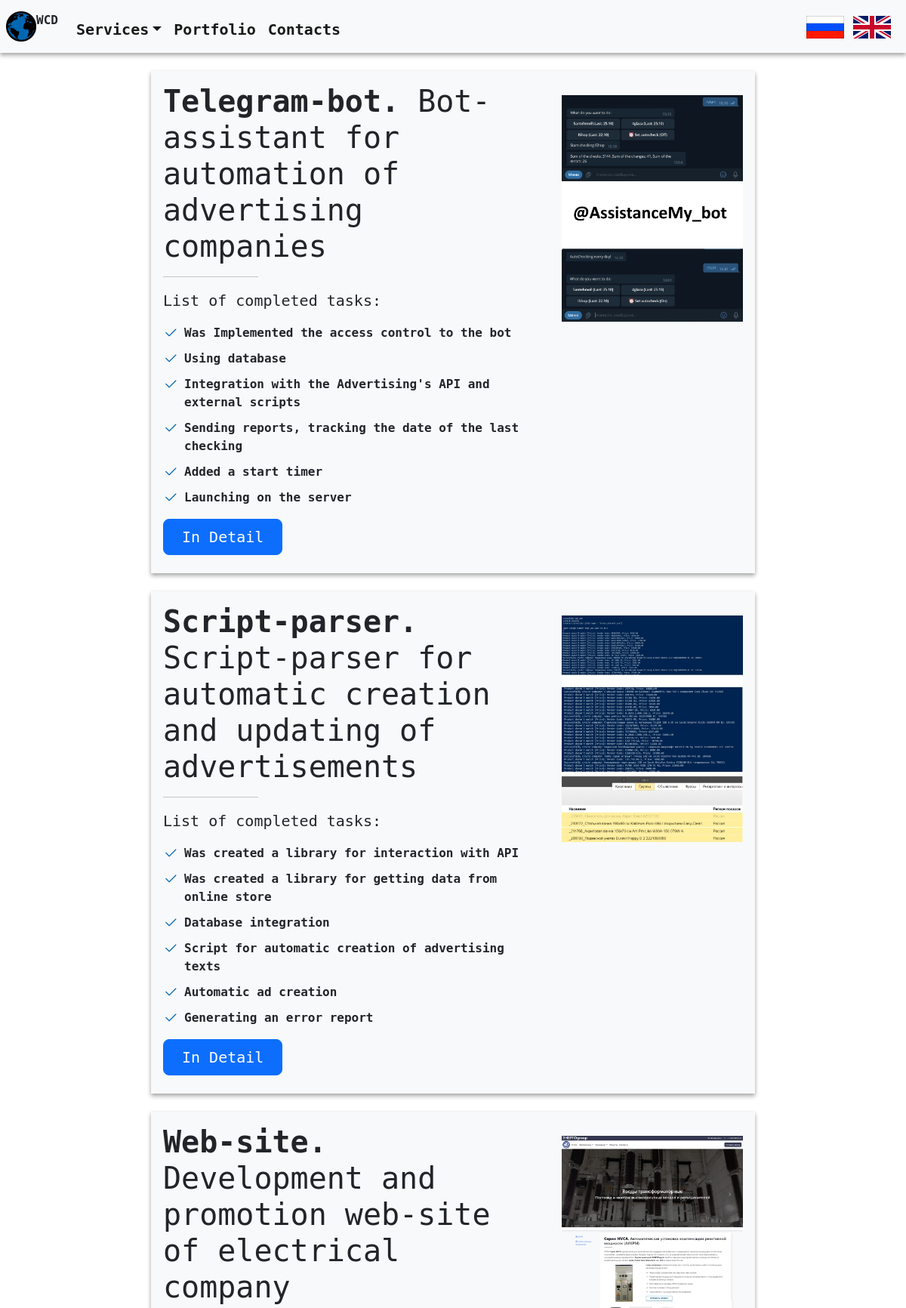
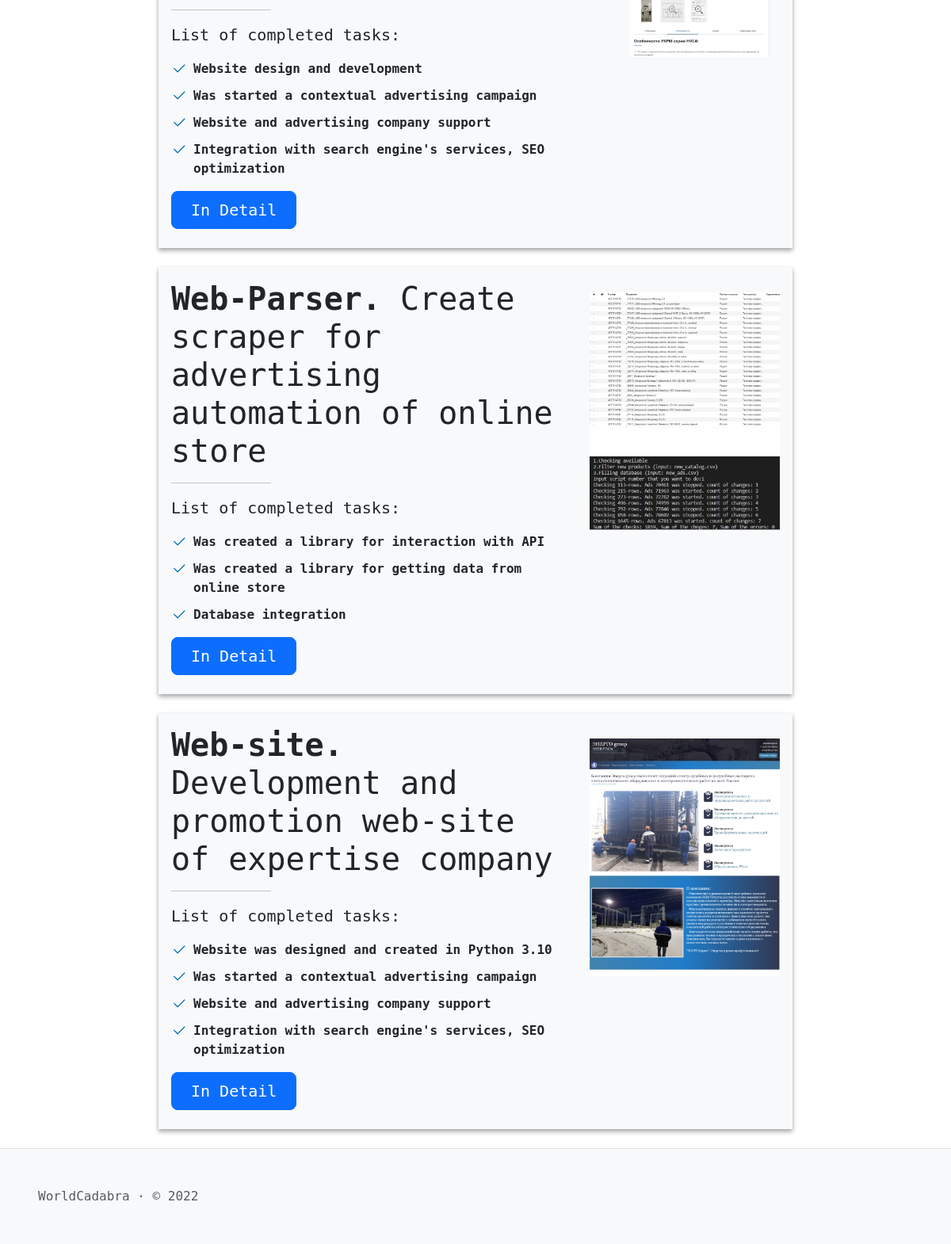
The page /en/projects/ on the database as committed earlier (2 pictures, top to bottom).
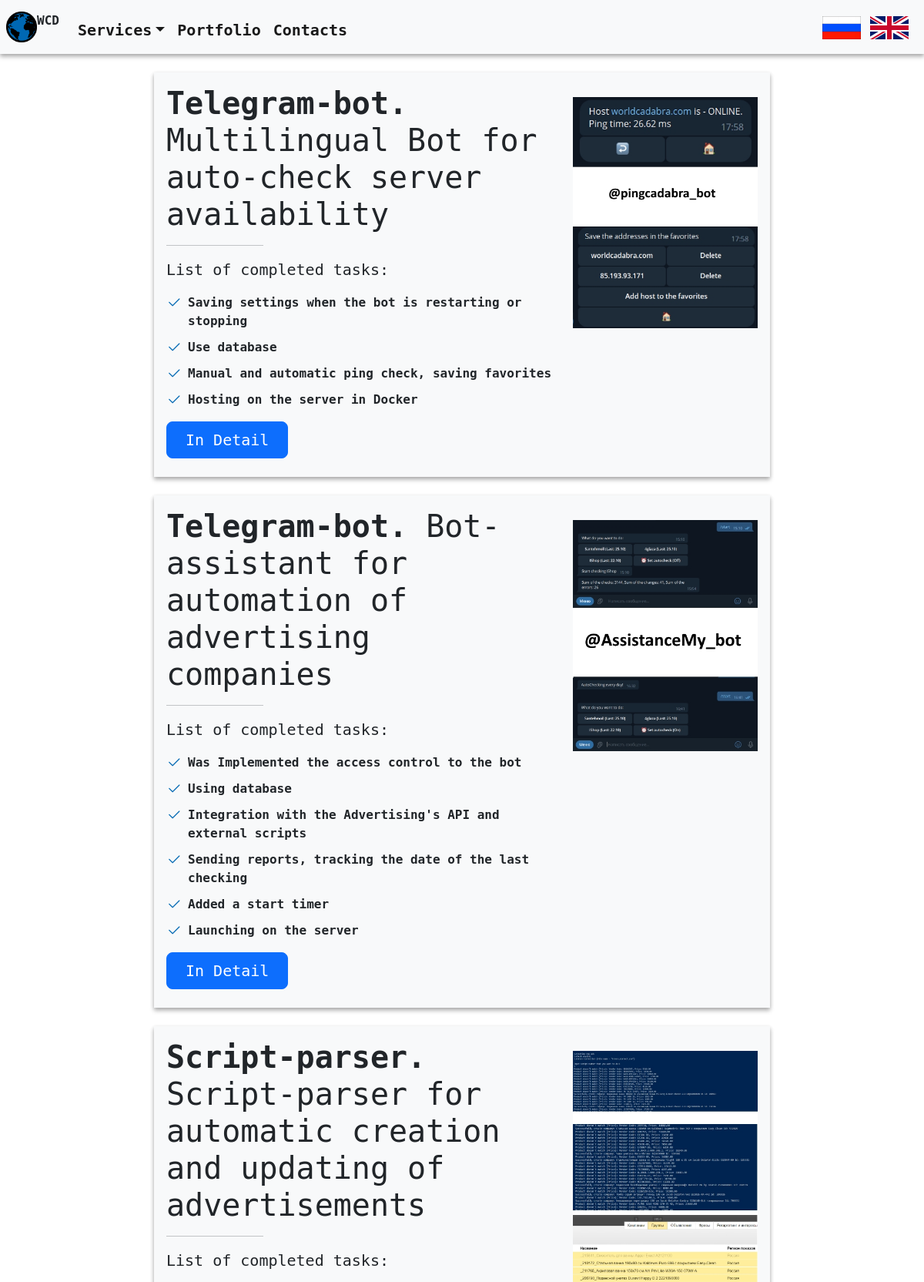
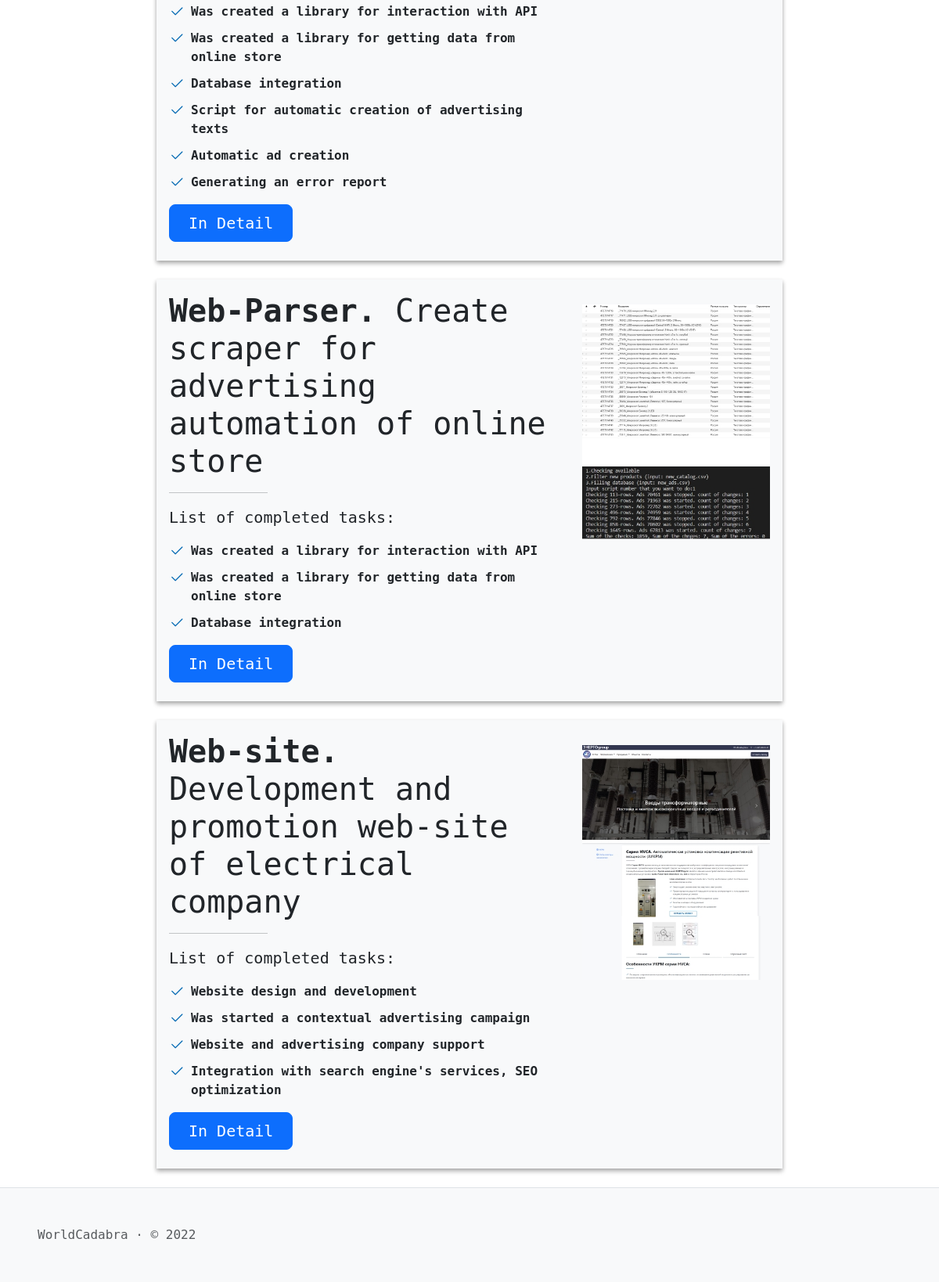
The same page on the database as committed later (2 pictures, top to bottom).
### Class_SQLAlchemy.py (models this page shows, shortened)
class Menu(db.Model):
    id = db.Column(db.Integer, unique=True, primary_key=True)
    title = db.Column(db.String(100), nullable=False)
    url = db.Column(db.String(100), nullable=True)
    url_name = db.Column(db.String(100), nullable=True)
    visibility = db.Column(db.String(50), default='visible', nullable=False)
    button_type = db.Column(db.String(50), nullable=False)
    parent = db.Column(db.String(50))
    language = db.Column(db.String(20), nullable=False)
    priorities = db.Column(db.Integer)
    note = db.Column(db.String(200), nullable=True)

class projects(db.Model):
    id = db.Column(db.Integer, unique=True, primary_key=True)
    title = db.Column(db.String(100), nullable=False)
    short_discription = db.Column(db.String(2000), nullable=True)
    photo = db.Column(db.String(500), nullable=True)
    url = db.Column(db.String(100), nullable=True)
    url_name = db.Column(db.String(100), nullable=True)
    visibility = db.Column(db.String(50), default='visible', nullable=False)
    content = db.Column(db.String(50000), nullable=True)
    language = db.Column(db.String(20), nullable=False)
    priorities = db.Column(db.Integer)
    note = db.Column(db.String(200), nullable=True)

### en/en.py (the view)
@en.route('/projects/')
def Projects():
    content = projects.query.filter_by(visibility='visible', language='en').order_by(projects.priorities.desc()).all()
    return render_template('projects.html', general=get_general_content('projects'), content=content)

### en/en.py (called while the page is built)
def get_general_content(url_name):
    res = {}
    try:
        res['Menu'] = Menu.query.filter_by(visibility='visible', language='en').order_by(Menu.priorities).all()
        res['SEO'] = SEO.query.filter_by(language='en', url_name=url_name).first()
        return res
    except:
        abort(404)

### templates/projects.html
{% extends "layout.html" %}
{% block body %}
{% for item in content %}
<div class="container-flex project-tasks col-lg-8 mx-auto my-4 p-3">
        <div class="row">
            <div class="col-md-8 col-sm-12">
                    <h1 class="mb-3">{{ item.title|safe }}</h1>
                    <hr class="col-5 col-md-3">
                    {{ item.short_discription|safe }}
                    <div>
                        <a href="{{ item.url }}" class="btn btn-primary btn-lg px-4 mb-2">
                        {% if item.language == 'ru' %}
                        Подробнее
                        {% elif item.language == 'en' %}
                        In Detail
                        {% endif %}
                        </a>
                    </div>
            </div>
            <div class="col-md-4 col-sm-12 pt-sm-3 text-center">
                <img src="{{ item.photo }}" class="img-fluid" alt="{{ item.title }}">
            </div>
        </div>
</div>
{% endfor %}
{% endblock %}

### templates/layout.html (shortened to what this page needs)
<!DOCTYPE html>
<html lang="{{ general['SEO'].language }}">
<head>
    {% block head %}
    <link href="{{ url_for('static', filename='css/bootstrap.min.css') }}" rel="stylesheet"
>
    <link rel="stylesheet" href="https://cdn.jsdelivr.net/npm/bootstrap-icons@1.9.1/font/bootstrap-icons.css">
    <link href="{{ url_for('static', filename='css/styles.css') }}" rel="stylesheet">
    {% endblock %}
</head>
<body>
    <header>
        <nav class="navbar navbar-expand-md bg-light">
            <a class="navbar-brand ps-2 mx-0" href="{{ url_for('.index') }}">
                <img src="{{ url_for('static', filename='img/logo_full.png') }}" alt="Logo" style="max-height: 40px">
            </a>
            <p class="navbar-logo pe-3">WCD</p>
            <div class="collapse navbar-collapse pt-2" id="navbarSupportedContent">
                <ul class="navbar-nav me-auto mb-lg-0">
                    {% for menu in general['Menu'] %}
                        {% if menu.button_type == 'menu' and not menu.parent %}
                            <li class="nav-item">
                                <a class="nav-link active" aria-current="page" href="{{menu.url}}">{{menu.title}}</a>
                            </li>
                        {% elif menu.button_type == 'dropmenu' and not menu.parent %}
                            <li class="nav-item dropdown">
                                <a class="nav-link dropdown-toggle active" href="{{menu.url}}" id="navbarDropdown" role="button"
                                    data-bs-toggle="dropdown" aria-expanded="false">{{menu.title}}</a>
                            </li>
                        {% endif %}
                    {% endfor %}
                </ul>
            </div>
            <ul class="navbar-nav ms-auto mx-3 d-md-flex d-none align-items-center">
              <li class="nav-item m-1">
                  <a href="/"><img src="{{ url_for('static', filename='img/rus.png') }}"
                          style="max-height: 30px" class="img-fluid"></a>
                  <a href="/en"><img src="{{ url_for('static', filename='img/eng.png') }}"
                          style="max-height: 30px" class="img-fluid"></a>
              </li>
            </ul>
        </nav>
    </header>
    <main class="content">
        {% block body %}{% endblock %}
    </main>
</body>
<footer class="text-muted border-top bg-light">
  <div class="d-flex ms-5 py-5">
      WorldCadabra · © 2022
  </div>
</footer>
</html>

### static/css/styles.css (style rules this page uses)
:root { --color1: #0068B2; }
* { font-family: "DejaVu Sans Mono"; }
.navbar .navbar-logo { font-size:16px; font-weight: 900; }
.navbar-nav { font-size:20px; font-weight: 700; }
.project-tasks ul, .service-tasks ul { list-style: none; padding: 0; }
.project-tasks ul li, .service-tasks ul li { padding-left: 28px; position: relative; }
.project-tasks ul li+li, .service-tasks ul li+li { margin-top: 10px; }
.project-tasks ul i, .service-tasks ul i { position: absolute; left: 0; top: 2px; font-size: 20px; color: var(--color1); line-height: 1; }
.container-flex { background-color: #f8f9fa; box-shadow: 0 2px 5px rgba(0,0,0,0.2), 0 4px 6px rgba(0,0,0,0.2); }
header { box-shadow: 0 2px 5px rgba(0,0,0,0.2), 0 4px 6px rgba(0,0,0,0.2); }
.content { min-height: 100vh; }

Rows that differ between the two databases and show on the page:
no longer on this page (row edited): projects: title "Web-site. Development and promotion web-site of expertise company", short_discription "List of completed tasks: Website was designed and created in Python 3.10 Was started a contextual advertising campaign Website and advertising company support Integration with search engine's services, SEO optimization", language "In Detail", photo (picture)
added projects: title "Telegram-bot. Multilingual Bot for auto-check server availability", short_discription "List of completed tasks: Saving settings when the bot is restarting or stopping Use database Manual and automatic ping check, saving favorites Hosting on the server in Docker", language "In Detail", photo (picture)
shown differently, row unchanged: projects "Web-Parser. Create scraper for advertising automation of online store": moves up the list
